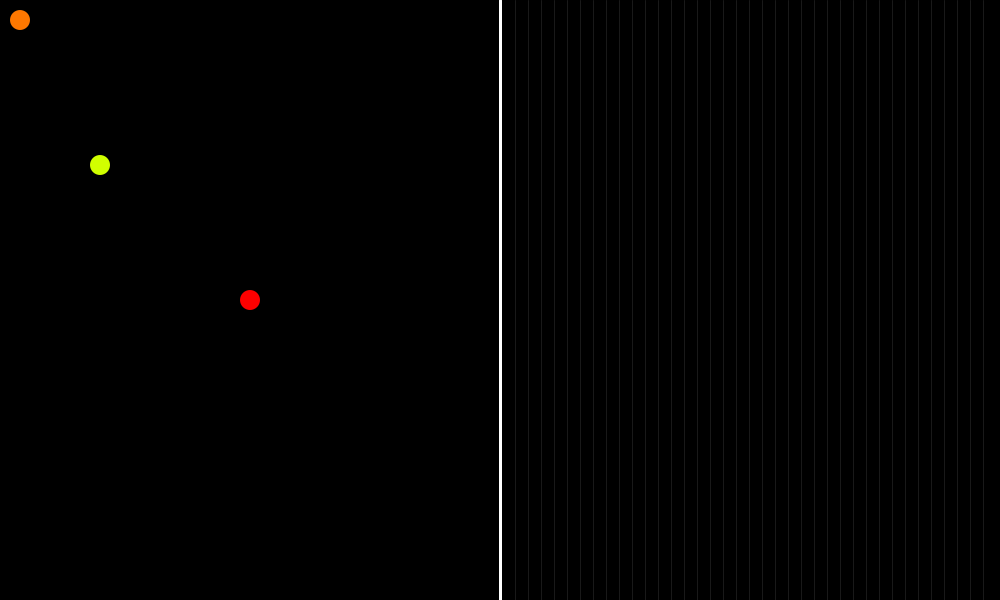
Frame 1 (no input)
Frame 60 (the mouse pressed at the canvas centre just before this capture): identical to frame 1, image omitted
Frame 120 (the mouse held since frame 60 and released just before this capture): identical to frame 1, image omitted

The Processing sketch that drew this single still picture (run headless with seeded random() and noise(); from frame 60 on, the mouse is pressed at the canvas centre):

// Processing sketch: BearingAngles
// ── BearingAngles.pde
ArrayList<Boat> boats;
Boat mainBoat;
DisplayBearing db;
DisplayNormal dn;
int MOVE_DISTANCE;

void setup(){
  size(1000, 600);
  frameRate(30);
  background(0);
  
  boats = new ArrayList<Boat>();
  mainBoat = new Boat(width/4, height/2, 255);
  db = new DisplayBearing(width/2, height, width/2, 0, boats, mainBoat);
  dn = new DisplayNormal(width/2, height, 0, 0, boats, mainBoat);
  MOVE_DISTANCE = 5;
  
  populate(boats);
}

void draw(){
  background(0);
  strokeWeight(3);
  stroke(255);
  line(width/2, 0, width/2, height);
  db.update();
  dn.update();
  db.display();
  dn.display();
}

void keyPressed(){
  if(key == CODED){
    if(keyCode == UP){
      mainBoat.yPos -= MOVE_DISTANCE;
    }else if(keyCode == DOWN){
      mainBoat.yPos += MOVE_DISTANCE;
    }else if(keyCode == LEFT){
      mainBoat.xPos -= MOVE_DISTANCE;
    }else if(keyCode == RIGHT){
      mainBoat.xPos += MOVE_DISTANCE;
    }
  }
}

void populate(ArrayList<Boat> b){
  b.add(new Boat(20, 20, 20));
  b.add(new Boat(100, 165, 50));
}

// ── Boat.pde
class Boat{
  float xPos;
  float yPos;
  float hue;
  
  Boat(float _x, float _y, float _h){
    this.xPos = _x;
    this.yPos = _y;
    this.hue = _h;
  }
  
  String display(){
    return "("+this.xPos+","+this.yPos+","+this.hue+")\n";
  }
}

// ── DisplayBearing.pde
class DisplayBearing{
  int MEMORY_LIMIT = 200;
  ArrayList<Boat> boats;
  Boat mainBoat;
  int dbHeight;
  int dbWidth;
  int x;
  int y;
  
  DisplayBearing(int _w, int _h, int _x, int _y, ArrayList<Boat> _b, Boat _bo){
    this.boats = _b;
    this.dbHeight = _h;
    this.dbWidth = _w;
    this.x = _x;
    this.y = _y;
    this.mainBoat = _bo;
  }
  
  void display(){
    /* Between (x, y) and (x+dbWidth, y+dbHeight)*/
    // 1: Afficher les axes tous les 10 degrés
    colorMode(RGB, 255);
    strokeWeight(1);
    stroke(125, 50);
    for(int i=0; i<37; i++){
      int currWidth = 15 + i*((this.dbWidth-30)/36);
      line(this.x + currWidth, this.y + 0, this.x + currWidth, this.y + this.dbHeight);
    }
    // 2: Axe temporel vertical, présent à y == 0
  }
  
  void update(){
    
  }
}

// ── DisplayNormal.pde
class DisplayNormal{
  ArrayList<Boat> boats;
  Boat mainBoat;
  int dnHeight;
  int dnWidth;
  int x;
  int y;
  
  DisplayNormal(int _w, int _h, int _x, int _y, ArrayList<Boat> _b, Boat _bo){
    this.boats = _b;
    this.dnWidth = _w;
    this.dnHeight = _h;
    this.x = _x;
    this.y = _y;
    this.mainBoat = _bo;
  }
  
  void display(){
    colorMode(HSB, 255);
    noStroke();
    for(Boat b : this.boats){
      fill(b.hue, 255, 255);
      circle(b.xPos, b.yPos, 20);
    }
    fill(this.mainBoat.hue, 255, 255);
    circle(this.mainBoat.xPos, this.mainBoat.yPos, 20);
  }
  
  void update(){
    
  }
}
